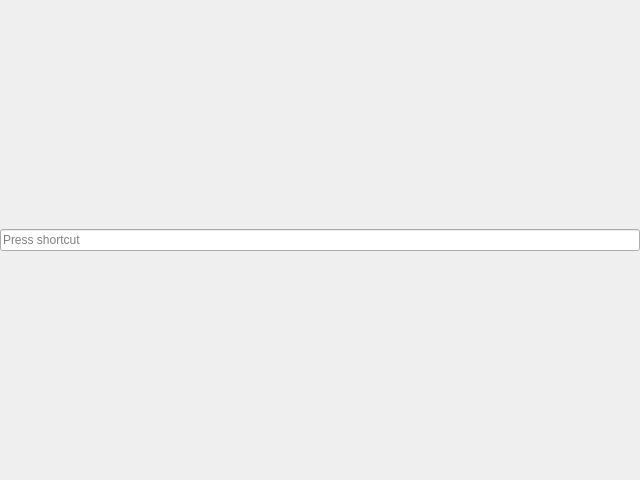
<?xml version="1.0" encoding="UTF-8"?>
<!-- SPDX-License-Identifier: MIT -->
<ui version="4.0">
 <class>KeySequenceEditHost</class>
 <widget class="QKeySequenceEdit" name="KeySequenceEditHost">
  <property name="geometry">
   <rect>
    <x>0</x>
    <y>0</y>
    <width>640</width>
    <height>480</height>
   </rect>
  </property>
  <property name="windowTitle">
   <string>QKeySequenceEdit</string>
  </property>
  <property name="toolTip">
   <string>QKeySequenceEdit host</string>
  </property>
 </widget>

</ui>
